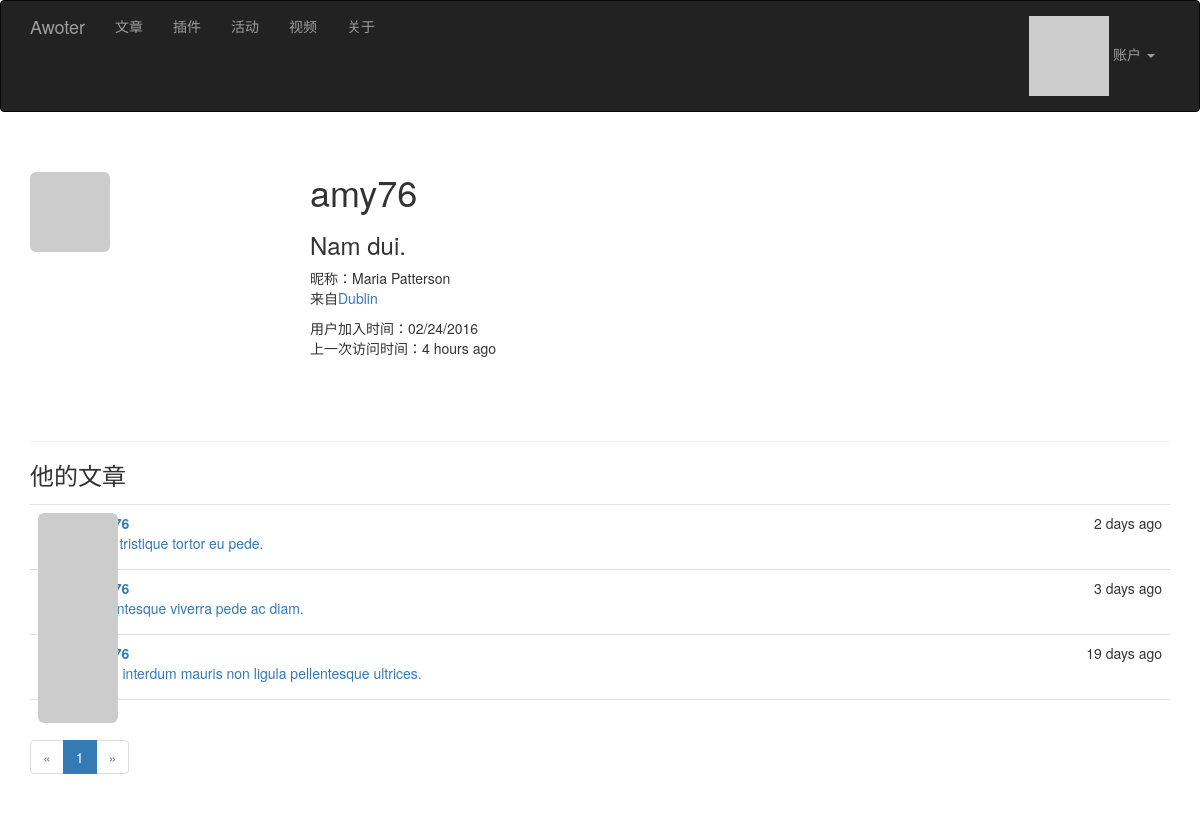
The app's page /user/amy76 (signed in) with its own data.
### app/models.py (models this page shows, shortened)
class User(UserMixin, db.Model):
    __tablename__ = 'users'
    id = db.Column(db.Integer, primary_key=True)
    email = db.Column(db.String(64), unique=True, index=True)
    username = db.Column(db.String(64), unique=True, index=True)
    role_id = db.Column(db.Integer, db.ForeignKey('roles.id'))
    password_hash = db.Column(db.String(128))
    confirmed = db.Column(db.Boolean, default=False)
    nickname = db.Column(db.String(64))
    location = db.Column(db.String(64))
    about_me = db.Column(db.Text())
    member_since = db.Column(db.DateTime(), default=datetime.utcnow)
    last_seen = db.Column(db.DateTime(), default=datetime.utcnow)
    avatar_hash = db.Column(db.String(32))
    posts = db.relationship('Post', backref='author', lazy='dynamic')
    @property
    def password(self):
        raise AttributeError('password is not a readable attribute')
    def can(self, permissions):
        return self.role is not None and \
               (self.role.permissions & permissions) == permissions
    def is_administrator(self):
        return self.can(Permission.ADMINISTER)
    def ping(self):
        self.last_seen = datetime.utcnow()
        db.session.add(self)
    def gravatar(self,  size=100, default='identicon', rating='g'):
        if request.is_secure:
            url = 'https://secure.gravatar.com/avatar'
        else:
            url = 'https://www.gravatar.com/avatar'
        hash = self.avatar_hash or hashlib.md5(self.email.encode('utf-8')).hexdigest()
        return '{url}/{hash}?s={size}&d={default}&r={rating}'.format(
            url=url, hash=hash, size=size, default=default, rating=rating)

class Post(db.Model):
    __tablename__ = 'posts'
    id = db.Column(db.Integer, primary_key=True)
    article_title = db.Column(db.String(128), index=True)
    body = db.Column(db.Text)
    timestamp = db.Column(db.DateTime, index=True, default=datetime.utcnow)
    author_id = db.Column(db.Integer, db.ForeignKey('users.id'))
    body_html = db.Column(db.Text)

### app/main/views.py (the view)
@main.route('/user/<username>')
def user_page(username):
    body_show = False
    user = User.query.filter_by(username=username).first_or_404()
    title = str(user.username)
    if user is None:
        abort(404)
    page = request.args.get('page', 1, type=int)
    pagination = user.posts.order_by(Post.timestamp.desc()).paginate(
        page, per_page=current_app.config['AWOTER_DOC_PER_PAGE'],
        error_out=False)
    posts = pagination.items
    return render_template('user.html', user=user, title=title,
                           posts=posts, pagination=pagination, body_show=body_show)

### app/auth/views.py (called while the page is built)
@auth.before_app_request
def before_request():
    if current_user.is_authenticated \
            and not current_user.confirmed \
            and request.endpoint[:5] != 'auth.' \
            and request.endpoint != 'static':
        return redirect(url_for('auth.unconfirmed'))

@auth.before_app_request
def before_request():
    if current_user.is_authenticated:
        current_user.ping()
        if not current_user.confirmed \
                and request.endpoint[:5] != 'auth.':
            return redirect(url_for('auth.unconfirmed'))

### app/main/__init__.py (called while the page is built)
@main.app_context_processor
def inject_permissions():
    return dict(Permission=Permission)

### app/models.py (called while the page is built)
@login_manager.user_loader
def load_user(user_id):
    return User.query.get(int(user_id))

### app/templates/user.html (shortened to what this page needs)
{% extends "base.html" %}
{% import "_macros.html" as macros %}
{% block page_content %}
<div class="page-header">
    <img class="img-rounded profile-thumbnail" src="{{ user.gravatar(size=256) }}">
    <div class="profile-header">
        <h1>{{ user.username }}</h1>
        <h3>{% if user.about_me %}{{ user.about_me }}{% endif %}</h3>
        {% if user.nickname or user.location %}
            <p>
            {% if user.nickname %}昵称：{{ user.nickname }} {% endif %}
            <br>
            {% if user.location %}来自<a href="http://maps.baidu.com/?q={{ user.location }}">{{ user.location }}</a>
            {% endif %}
            </p>
        {% endif %}
        <p>
            用户加入时间：{{ moment(user.member_since).format('L') }}
            <br>
            上一次访问时间：{{ moment(user.last_seen).fromNow() }}
        </p>
    </div>
</div>
<h3>他的文章</h3>
{% include '_doc.html' %}
{% if pagination %}
<div class="pagination">
    {{ macros.pagination_widget(pagination, 'main.user_page', username=user.username) }}
</div>
{% endif %}
{% endblock %}

### app/templates/_doc.html (shortened to what this page needs)
<ul class="posts">
    {% for post in posts %}
    <li class="post">
        <div class="post-thumbnail">
            <a href="{{ url_for('.user_page', username=post.author.username) }}">
                <img class="img-rounded profile-thumbnail" src="{{ post.author.gravatar(size=40) }}">
            </a>
        </div>
        <div class="post-content">
            <div class="post-date">{{ moment(post.timestamp).fromNow() }}</div>
            <div class="post-author">
                <a href="{{ url_for('.user_page', username=post.author.username) }}">
                {{ post.author.username }}</a>
            </div>
            <a href="{{ url_for('main.doc_detail', id=post.id) }}">
                <div class="post-title">{{ post.article_title }}</div>
            </a>
        </div>
    </li>
    {% endfor %}
</ul>

### app/static/styles.css (style rules this page uses)
.profile-thumbnail { position: absolute; }
.profile-header { min-height: 260px; margin-left: 280px; }
ul.posts { list-style-type: none; padding: 0px; margin: 16px 0px 0px 0px; border-top: 1px solid #e0e0e0; }
ul.posts li.post { padding: 8px; border-bottom: 1px solid #e0e0e0; }
div.post-date { float: right; }
div.post-author { font-weight: bold; }
div.post-thumbnail { position: absolute; }
div.post-content { margin-left: 48px; min-height: 48px; }

### records on screen
User: username "amy76", about_me "Nam dui.", nickname "Maria Patterson", location "Dublin", member_since "02/24/2016", last_seen "4 hours ago"
Post: timestamp "2 days ago", article_title "Nam tristique tortor eu pede."
Post: timestamp "3 days ago", article_title "Pellentesque viverra pede ac diam."
Post: timestamp "19 days ago", article_title "Proin interdum mauris non ligula pellentesque ultrices."

### other values on screen
{{ p }} "1"
